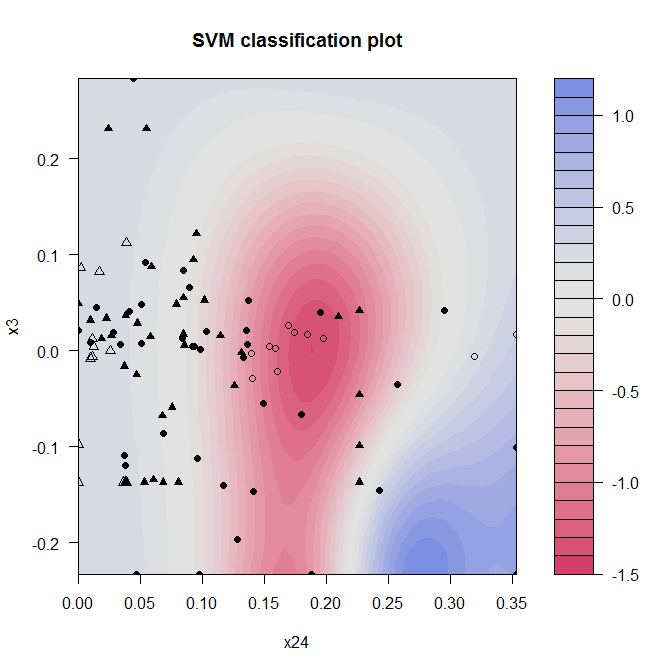

The script that drew this image:

# clear variables and close windows
rm(list = ls(all = TRUE))
graphics.off()

# install and load packages
libraries = c("kernlab", "tseries", "quadprog", "zoo")
lapply(libraries, function(x) if (!(x %in% installed.packages())) {
    install.packages(x)
})
lapply(libraries, library, quietly = TRUE, character.only = TRUE)

# load data and create an SVM classification model of type 'ksvm
G = read.matrix("Bankruptcy100by100noNA.txt", header = TRUE, sep = "")
bankmodel_draw = ksvm(G[, c(7, 28)], G[, c(3)], type = "C-svc", kernel = "rbfdot", 
    kpar = list(sigma = 1/2), C = 1)

# Print output of SVM
print(bankmodel_draw)

# Create plot of SVM classification model
plot(bankmodel_draw, data = G[, c(7, 28)]) 
